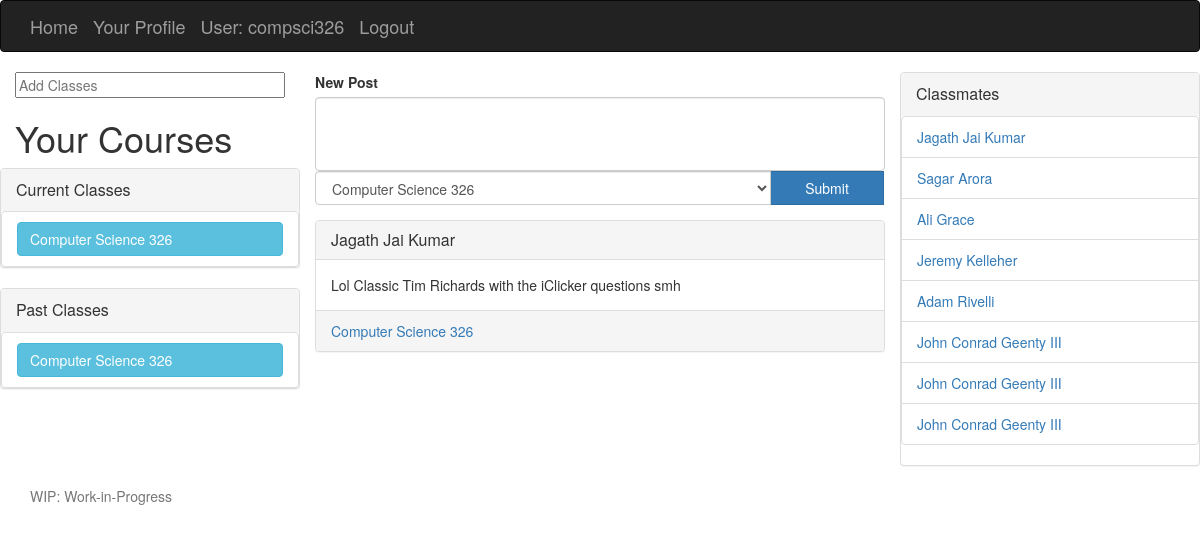
The app's page /Tibl/ (signed in) with its own data.
### Tibl/models.py (models this page shows, shortened)
class Section(models.Model):
	year = models.IntegerField()
	season_enum = (
		('F', 'Fall'),
		('Sp', 'Spring'),
		('W', 'Winter'),
		('Su', 'Summer'),
	)
	season = models.CharField(max_length=2, choices=season_enum, null=True)
	teachers = models.ManyToManyField('Teacher')
	students = models.ManyToManyField('Student')
	course = models.ForeignKey('Course', on_delete=models.SET_NULL, null=True)

class Course(models.Model):
	department = models.ForeignKey('Department', on_delete=models.SET_NULL, null=True)
	name = models.CharField(max_length=200, null=True)
	number = models.CharField(max_length=10)

class Department(models.Model):
	name = models.CharField(max_length=60)
	abbreviation = models.CharField(max_length=10)
	def __str__(self):
		return self.name

class Post(models.Model):
	poster = models.ForeignKey('Student', on_delete=models.SET_NULL, null=True)
	content = models.TextField(max_length=10000)
	creation_date = models.DateTimeField(auto_now_add=True)
	section = models.ForeignKey('Section', on_delete=models.SET_NULL, null=True)

class Student(models.Model):
	full_name = models.CharField(max_length=60)
	grad_year = models.IntegerField()
	profile_picture = models.ImageField(upload_to="profile_pictures")
	user = models.OneToOneField(User, on_delete=models.SET_NULL, null=True)

### Tibl/views.py (the view, shortened to what this page needs)
# urls.py: path('', views.index, name='index'),
@login_required
def index(request):
    poster = Student.objects.get(user=request.user.pk)
    student_pk = poster.pk
    past_section_list = Section.objects.filter(students=student_pk).filter(~(Q(year=2018) & Q(season='Sp')))
    section_list = Section.objects.filter(students=student_pk).filter(season='Sp').filter(year=2018)
    have_messaged = [message.receiver for message in Message.objects.filter(sender=student_pk)] +\
                    [message.sender for message in Message.objects.filter(receiver=student_pk)]
    other_classmates = Student.objects.filter(section__in=section_list).filter(~Q(pk=student_pk)).distinct()
    have_messaged = list(set(have_messaged))
    posts = Post.objects.filter(section__in=section_list)
    ordered = posts.order_by('-creation_date')
    return render(
        request,
        'index.html',
        context={
        'past_section_list': past_section_list,
        'section_list': section_list,
        'have_messaged': have_messaged,
        'cur_user': student_pk,
        'posts': ordered,
        'other_classmates': other_classmates,
        }
    )

### Tibl/templates/index.html (shortened to what this page needs)
{% extends "base_generic.html" %}
{% block content %}
{% load static %}
<link rel="stylesheet" href="{% static 'css/home.css' %}">
<div class="col-md-3">
	<div class="row no-margin">
		<form class="navbar-search" action="{% url 'class_search' %}" method="post">
			<input name="class_search" type="text" class="search-query full" placeholder="Add Classes">
		</form>
	</div>
	<h1>Your Courses</h1>
	{% if section_list %}
	<div class="row">
		<div class="panel-group">
			<div class="panel panel-default">
				<div class="panel-heading">
					<a data-toggle="collapse" href="#current_class_dropdown" role="button" aria-expanded="true" aria-controls="collapseExample" class="panel-title">
						<p class="panel-title">
							Current Classes
						</p>
					</a>
				</div>
				<div id="current_class_dropdown" class="collapse in" style="overflow:hidden">
					{% for section in section_list %}
					<li class="list-group-item">
						<a href="{% url 'class' section.pk %}" class="btn btn-info class_btn" role="button">
							{{ section.course.department }} {{ section.course.number }}
						</a>
					</li>
					{% endfor %}
				</div>
			</div>
		</div>
	</div>
	{% endif %}
	{% if past_section_list %}
	<div class="row">
		<div class="panel-group">
			<div class="panel panel-default">
				<div class="panel-heading">
					<a data-toggle="collapse" href="#past_class_dropdown" role="button" aria-expanded="true" aria-controls="collapseExample" class="panel-title">
						<p class="panel-title">
							Past Classes
						</p>
					</a>
				</div>
				<div id="past_class_dropdown" class="collapse in" style="overflow:hidden">
					{% for section in past_section_list %}
					<li class="list-group-item">
						<a href="{% url 'class' section.pk %}" class="btn btn-info class_btn" role="button">
							{{ section.course.department }} {{ section.course.number }}
						</a>
					</li>
					{% endfor %}
				</div>
			</div>
		</div>
	</div>
	{% endif %}
</div>
<div class="col-md-6">
	<div class="form-group border border-dark">
		<form id="post_form" action="" method="post">
			<label for="PostArea">New Post</label>
			<textarea name="post_text" form="post_form" class="form-control" id="new_post" rows="3"></textarea>
			<div class="input-group">
				<div class="input-group-btn">
					<select name="class_name" class="form-control" id="class_select">
						{% if section_list %}
						{% for section in section_list %}
						<option>{{ section.course.department }} {{ section.course.number }}</option>
						{% endfor %}
						{% else %}
						<option>Add some classes before you post!</option>
						{% endif %}
					</select>
					<input type="submit" class="btn btn-primary" id="post_button" {% if not section_list %} disabled {% endif %} >Post!</input>
				</div>
			</div>
		</form>
	</div>
	{% if posts %}
	{% for post in posts %}
	<div class="panel panel-default">
		<div class="panel-heading">
			<h3 class="panel-title">
				<a href="{% url 'friendprofile' post.poster.pk %}">
					{{ post.poster.full_name }}
				</a>
			</h3>
		</div>
		<div class="panel-body">
			{{ post.content }}
		</div>
		<div class="panel-footer">
			<a href="{% url 'class' post.section.pk %}">
				{{ post.section.course.department }} {{ post.section.course.number }}
			</a>
		</div>
	</div>
	{% endfor %}
	{% endif %}
</div>
<div class="col-md-3">
	<div class="row">
		<div class="panel-group">
			<div class="panel panel-default">
				<div class="panel-heading">
					<p class="panel-title">
						<a data-toggle="collapse" href="#classmates_dropdown" role="button" aria-expanded="true" aria-controls="collapseExample">Classmates</a>
					</p>
				</div>
				{% if other_classmates %}
				<div id="classmates_dropdown" class="collapse in">
					<ul class="list-group">
						{% for classmate in other_classmates %}
						<li class="list-group-item"><a href="{% url 'friendprofile' classmate.pk %}">{{ classmate.full_name }}</a></li>
						{% endfor %}
					</ul>
				</div>
				{% endif %}
			</div>
		</div>
	</div>
</div>
{% endblock %}

### Tibl/templates/base_generic.html (shortened to what this page needs)
<!DOCTYPE html>
<html lang="en">
  {% load static %}
<head>
  <link href="{% static 'css/bootstrap.min.css' %}" rel="stylesheet">
</head>
<body>
  <div class="navbar navbar-inverse bg-inverse">
    <div class="container d-flex justify-content-between">
      <a href="/" class="navbar-brand">Home</a>
      <a href="{% url 'myprofile'%}" class="navbar-brand">Your Profile</a>
      {% if user.is_authenticated %}
      <a href="#" class="navbar-brand">User: {{ user.get_username }}</a>
     <a href="{% url 'logout'%}?next={{request.path}}" class="navbar-brand">Logout</a>
   {% else %}
     <a href="{% url 'login'%}?next={{request.path}}" class="navbar-brand">Login</a>
   {% endif %}
    </div>
  </div>
  {% block content %}
  {% endblock %}
  <footer class="text-muted col-md-12">
    <div class="container">
      <p>WIP: Work-in-Progress</p>
    </div>
  </footer>
</body>
</html>

### Tibl/static/css/home.css (style rules this page uses)
.full { width: 100%; }
.class_btn { width: 100%; text-align:left; }
#class_select { width:80%; }
#post_button { width:20%; }
#new_post { resize:none; }
.no-margin { margin: 0px; }

### records on screen
Section: course.department "Computer Science", course.number "326"
Section: course.department "Computer Science", course.number "326"
Post: poster.full_name "Jagath Jai Kumar", content "Lol Classic Tim Richards with the iClicker questions smh", section.course.department "Computer Science", section.course.number "326"
Student: full_name "Jagath Jai Kumar"
Student: full_name "Sagar Arora"
Student: full_name "Ali Grace"
Student: full_name "Jeremy Kelleher"
Student: full_name "Adam Rivelli"
Student: full_name "John Conrad Geenty III"
Student: full_name "John Conrad Geenty III"
Student: full_name "John Conrad Geenty III"

### other values on screen
{{ user.get_username }} "compsci326"
form field class_name "Computer Science 326"
